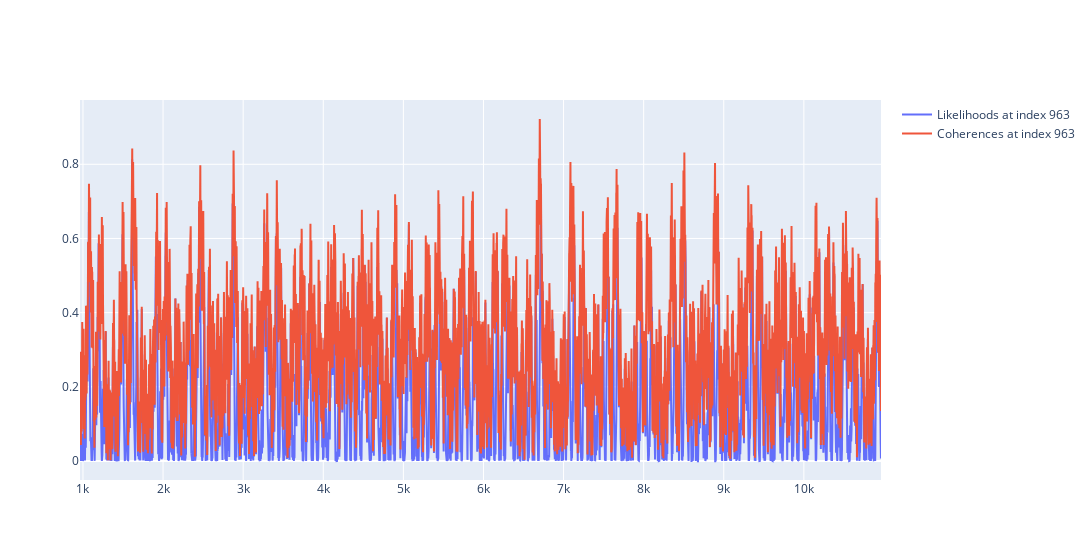

The notebook cell saved with this chart:
### Code cell
index = 963

fig = go.Figure()

fig.add_trace(
	go.Scatter(
		x=np.arange(len(mod_track.Likelihoods[index])) + index,
		y=mod_track.Likelihoods[index],
		name=f"Likelihoods at index {index}",
	)
)
fig.add_trace(
	go.Scatter(
		x=np.arange(len(mod_track.Coherences[index])) + index,
		y=mod_track.Coherences[index],
		name=f"Coherences at index {index}",
	)
)
fig.update_layout(width=1900)

### Figure 1 — Plotly figure (JSON) as saved in the notebook; plotly's stock layout.template omitted (floating-point values rounded to 4 significant figures; data arrays with more than 128 entries replaced by an {"elided": "..."} marker saying what was removed)
{"data": [{"name": "Likelihoods at index 963", "type": "scatter", "x": {"elided": "10001 int values"}, "y": {"elided": "10001 float values"}}, {"name": "Coherences at index 963", "type": "scatter", "x": {"elided": "10001 int values"}, "y": {"elided": "10001 float values"}}], "layout": {"width": 1900}}
